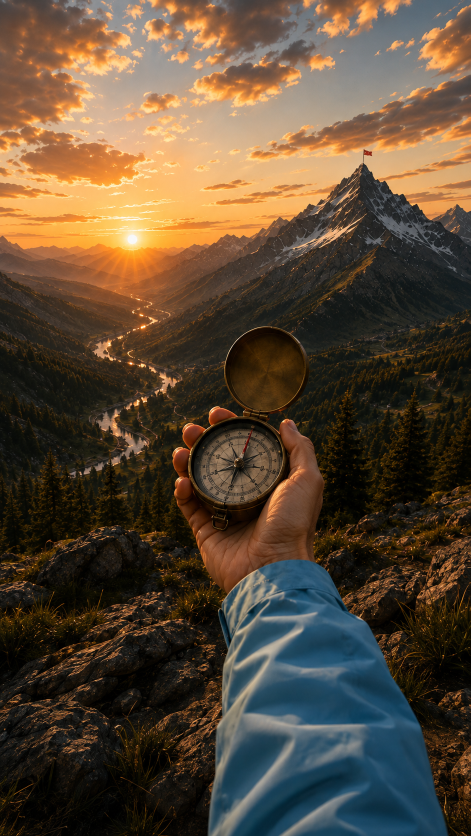
#> input picture Ouput Pictures - Updated Images/4. Story 1 - FINAL.png, 941 x 1672 px (shown at 1/2 size); the run also reads 1 picture not shown here
$ python apply_cuffs.py
#> lines starting #> are read from the running program, lines starting #| are printed output that depends on the picture; after the words box and inside, x2 and y2 are one past the last pixel; in counts of white or black regions, pixels touching at a corner belong together
### Output Drafts/Patch/build/compose.py
"""Swap a sewn patch in a photographic scene.

Removes the patch that is there, then lays a rendered patch back in its place at
a chosen scale, following the panel's roll and picking up the scene's own light.
Shared by place_on_bag.py (the reference sheets) and apply_to_scene.py (the set).
"""
import numpy as np
from PIL import Image, ImageFilter

PATCH_MM = 63.0        # finished width of the patch
BLEED_MM = 2.0         # patch-embroidered.svg carries 2 mm of bleed per side
BLEED = (PATCH_MM + 2 * BLEED_MM) / PATCH_MM


def homography(src, dst):
    A, b = [], []
    for (x, y), (u, v) in zip(src, dst):
        A.append([x, y, 1, 0, 0, 0, -u * x, -u * y]); b.append(u)
        A.append([0, 0, 0, x, y, 1, -v * x, -v * y]); b.append(v)
    h = np.linalg.solve(np.array(A), np.array(b))
    return np.append(h, 1).reshape(3, 3)


def apply_h(H, pts):
    p = np.hstack([pts, np.ones((len(pts), 1))]) @ H.T
    return p[:, :2] / p[:, 2:3]


UNIT = np.array([[0., 0.], [1., 0.], [1., 1.], [0., 1.]])


def quad_mask(shape, quad, grow=0.0):
    c = quad.mean(axis=0)
    q = c + (quad - c) * (1 + grow)
    yy, xx = np.mgrid[0:shape[0], 0:shape[1]]
    inside = np.ones(shape, bool)
    sign = np.sign(np.cross(q[1] - q[0], q[2] - q[1]))
    for i in range(4):
        p, nxt = q[i], q[(i + 1) % 4]
        e = nxt - p
        inside &= sign * (e[0] * (yy - p[1]) - e[1] * (xx - p[0])) >= 0
    return inside


# [15 lines left out: function inpaint, not called in this run]


def warp_onto(patch, H, shape):
    """Inverse-warp an RGBA patch (unit-square domain) into image space."""
    ph, pw = patch.shape[:2]
    Hi = np.linalg.inv(H)
    yy, xx = np.mgrid[0:shape[0], 0:shape[1]]
    src = Hi @ np.stack([xx.ravel(), yy.ravel(), np.ones(xx.size)])
    u = (src[0] / src[2]).reshape(shape) * (pw - 1)
    v = (src[1] / src[2]).reshape(shape) * (ph - 1)
    ok = (u >= 0) & (u <= pw - 1) & (v >= 0) & (v <= ph - 1)
    u = np.clip(u, 0, pw - 1); v = np.clip(v, 0, ph - 1)
    x0, y0 = np.floor(u).astype(int), np.floor(v).astype(int)
    x1, y1 = np.minimum(x0 + 1, pw - 1), np.minimum(y0 + 1, ph - 1)
    fx, fy = (u - x0)[..., None], (v - y0)[..., None]
    out = (patch[y0, x0] * (1 - fx) * (1 - fy) + patch[y0, x1] * fx * (1 - fy) +
           patch[y1, x0] * (1 - fx) * fy + patch[y1, x1] * fx * fy)
    out[~ok] = 0
    return out


def _blur(a, r):
    return np.asarray(Image.fromarray(np.clip(a, 0, 255).astype(np.uint8))
                      .filter(ImageFilter.GaussianBlur(r))).astype(np.float64)


# [44 lines left out: function remove, not called in this run]


def frame(quad, patch_shape, width_px):
    """Corners for a patch render of `width_px` finished width, on quad's roll."""
    c = quad.mean(axis=0)
    u = (quad[1] - quad[0]) + (quad[2] - quad[3])
    v = (quad[3] - quad[0]) + (quad[2] - quad[1])
    u = u / np.linalg.norm(u)
    v = v / np.linalg.norm(v)
    W = width_px * BLEED
    Hh = W * patch_shape[0] / patch_shape[1]
    return np.array([c - u * W / 2 - v * Hh / 2, c + u * W / 2 - v * Hh / 2,
                     c + u * W / 2 + v * Hh / 2, c - u * W / 2 + v * Hh / 2])


def place(base, clean, quad, patch, width_px, lum_ref=88.0):
    """Composite `patch` (RGBA float array) onto `clean`, lit by `base`."""
    shape = base.shape[:2]
    lum = np.asarray(Image.fromarray(base.astype(np.uint8)).convert('L')
                     .filter(ImageFilter.GaussianBlur(26))).astype(np.float64)
    dst = frame(quad, patch.shape, width_px)
    warped = warp_onto(patch, homography(UNIT, dst), shape)
    rgb, alpha = warped[..., :3], warped[..., 3:4] / 255.0

    # take the ambient colour cast from the fabric immediately around the patch
    ring = quad_mask(shape, quad, grow=0.85) & ~quad_mask(shape, quad, grow=0.30)
    if ring.any():
        m = base[ring].mean(axis=0)
        warm = np.clip((m / max(m.mean(), 1e-6)) ** 0.35, 0.85, 1.15)
    else:
        warm = np.ones(3)
    shade = np.clip(lum / lum_ref, 0.55, 1.60)[..., None]
    rgb = np.clip(rgb * shade * warm, 0, 255)
    return clean * (1 - alpha) + rgb * alpha, dst

### Output Drafts/Jacket/build/apply_cuffs.py
"""Add the jacket's Rev B cuff wordmarks (TERRA left wrist, NEXUS right wrist)
to the scenes where a wrist is actually visible.

Per Output Drafts/Jacket/README.md, Rev B moves branding off the shoulder
entirely onto the two cuffs - heat-transfer prints, letters only (no star).
There's no standalone cuff-mark render to drop in (the build only draws it as
part of the full flat garment illustration), so `cuff-terra.png` /
`cuff-nexus.png` are lifted straight out of the patch's own
`lockup-stacked.png` lockup by colour (keep near-white pixels, drop the gold
star and its background) - same traced letterforms the spec calls for.

Only two scenes show a wrist at all: '4. Story 1' (one hand, holding a
compass) and '5a. Story 2-alt' (both hands, holding a GPS device). Everywhere
else the sleeves are rolled down past the wrist or the arm isn't in frame, so
nothing else changes.

This is deliberately a *branding* fix, not a silhouette fix: it prints the
correct wordmark onto the cuff of the jacket as it exists in these photos,
which is still the older, looser Rev A cut. Per the README, matching Rev B's
actual slim fit needs new renders, not compositing.

Which wrist is which hand is a judgment call from the framing, not a
certainty - flag it if it reads backwards once composited.
"""
import os
import numpy as np
from PIL import Image

import sys
sys.path.insert(0, os.path.join(os.path.dirname(__file__), '..', '..', 'Patch', 'build'))
import compose

ROOT = os.path.abspath(os.path.join(os.path.dirname(__file__), '..', '..', '..'))
IMG_DIR = os.path.join(ROOT, 'Ouput Pictures - Updated Images')
JACKET_DIR = os.path.join(os.path.dirname(__file__), '..')

# filename -> list of (mark_file, center, angle_deg, width_px), hand-measured
# off the source photo's cuff band.
SCENES = {
    '4. Story 1 - FINAL.png': [
        # one wrist in frame, reading as the right hand from the grip
        ('cuff-nexus.png', (475, 1218), -8, 85),
    ],
    '5a. Story 2-alt - FINAL.png': [
        ('cuff-terra.png', (90, 1165), -5, 130),
        ('cuff-nexus.png', (810, 1145), 8, 140),
    ],
}


def quad_at(center, angle_deg, w=40, h=25):
    cx, cy = center
    a = np.radians(angle_deg)
    u = np.array([np.cos(a), np.sin(a)])
    v = np.array([-np.sin(a), np.cos(a)])
    return np.array([
        [cx, cy] - u * w / 2 - v * h / 2,
        [cx, cy] + u * w / 2 - v * h / 2,
        [cx, cy] + u * w / 2 + v * h / 2,
        [cx, cy] - u * w / 2 + v * h / 2,
    ])


def run(img_dir=IMG_DIR, jacket_dir=JACKET_DIR):
#> called with img_dir = 'Ouput Pictures - Updated Images', jacket_dir = 'Output Drafts/Jacket/build/..'
    marks = {}
    report = []
    for name, specs in SCENES.items():
        path = os.path.join(img_dir, name)
        out = np.asarray(Image.open(path).convert('RGB')).astype(np.float64)
        notes = []
        for mark_file, center, angle, width_px in specs:
            if mark_file not in marks:
                marks[mark_file] = np.asarray(
                    Image.open(os.path.join(jacket_dir, mark_file)).convert('RGBA')
                ).astype(np.float64)
            quad = quad_at(center, angle)
            out, _ = compose.place(out, out, quad, marks[mark_file], width_px)
#> in place, `lum = np.asarray(Image.fromarray(base.astype(np.uint8)).convert('L') ...`:
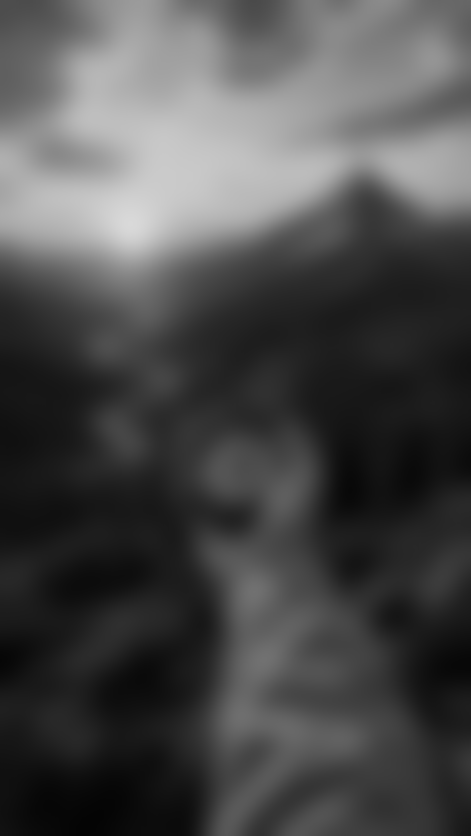
#> lum: shape (1672, 941) float64 (shown at 1/2 size); min 4, max 217, mean 75.1
#> in warp_onto, `Hi = np.linalg.inv(H)`: Hi = [[0.011, -0.00154, -2.83], [0.00592, 0.0421, -53.6], [0, 0, 1]]
#> in warp_onto, `ok = (u >= 0) & (u <= pw - 1) & (v >= 0) & (v <= ph - 1)`: ok: shape (1672, 941) bool; 0.13% white; 1 white region, box (x1, y1, x2, y2) and area: (429, 1201, 522, 1236) 2123
#> in warp_onto, `x0, y0 = np.floor(u).astype(int), np.floor(v).astype(int)`:
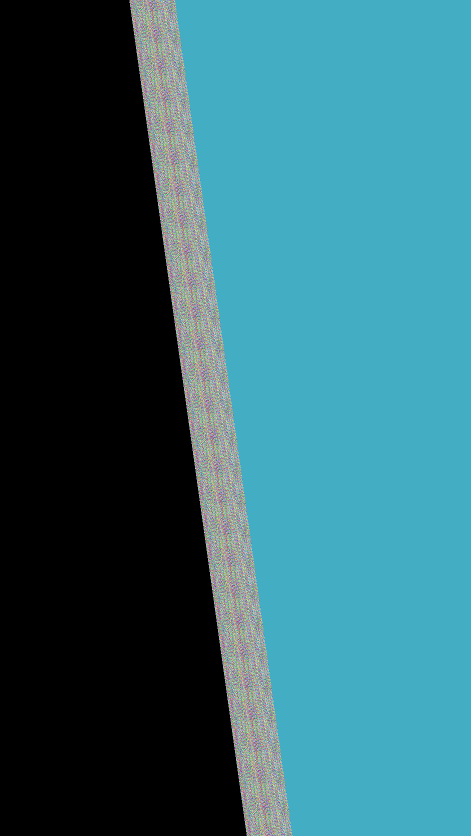
#> x0: shape (1672, 941) int64 (shown at 1/2 size); 1580 distinct labels, from 0 to 1579; one colour per label, 0 black
#> in warp_onto, `x0, y0 = np.floor(u).astype(int), np.floor(v).astype(int)`:
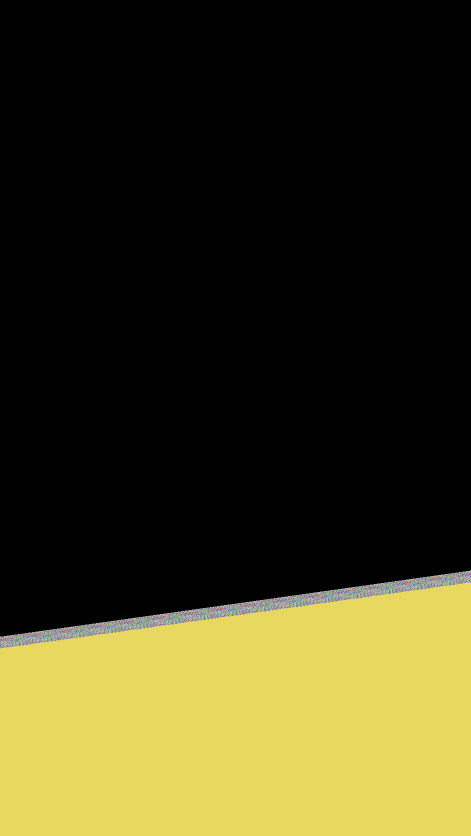
#> y0: shape (1672, 941) int64 (shown at 1/2 size); 411 distinct labels, from 0 to 410; one colour per label, 0 black
#> in warp_onto, `x1, y1 = np.minimum(x0 + 1, pw - 1), np.minimum(y0 + 1, ph - 1)`:
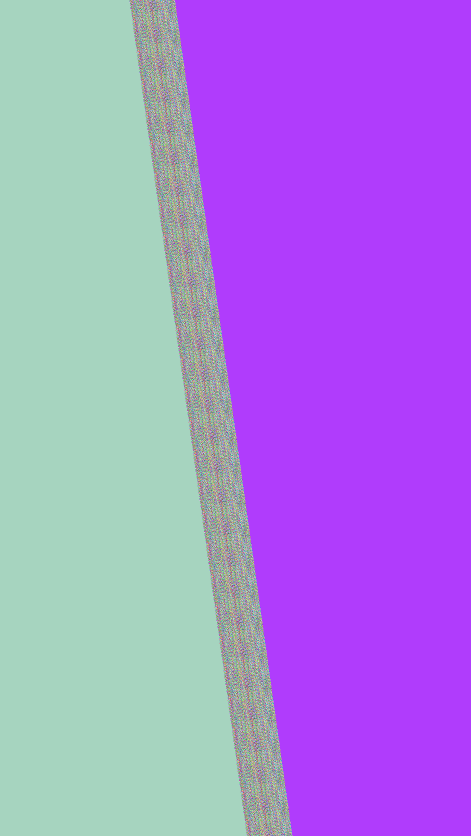
#> x1: shape (1672, 941) int64 (shown at 1/2 size); 1579 distinct labels, from 1 to 1579; one colour per label, 0 black
#> in warp_onto, `x1, y1 = np.minimum(x0 + 1, pw - 1), np.minimum(y0 + 1, ph - 1)`:
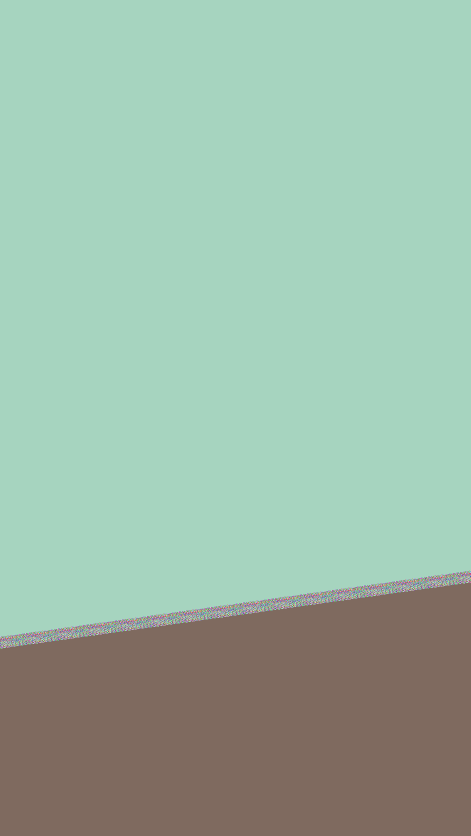
#> y1: shape (1672, 941) int64 (shown at 1/2 size); 410 distinct labels, from 1 to 410; one colour per label, 0 black
#> after the loop in quad_mask, `for i in range(4):`:
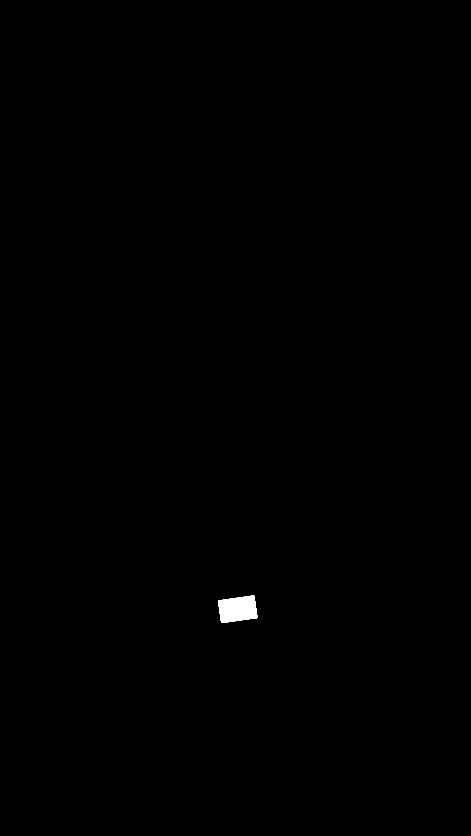
#> inside: shape (1672, 941) bool (shown at 1/2 size); 0.22% white; 1 white region, box (x1, y1, x2, y2) and area: (436, 1191, 515, 1246) 3419
#> after the loop in quad_mask (call 2), `for i in range(4):`: inside: shape (1672, 941) bool; 0.11% white; 1 white region, box (x1, y1, x2, y2) and area: (448, 1199, 503, 1238) 1687
#> in place, `m = base[ring].mean(axis=0)`: m = [78.8, 87.07, 83.05]
#> in place, `warm = np.clip((m / max(m.mean(), 1e-6)) ** 0.35, 0.85, 1.15)`: warm = [0.982, 1.02, 1]
#> in place, `shade = np.clip(lum / lum_ref, 0.55, 1.60)[..., None]`:
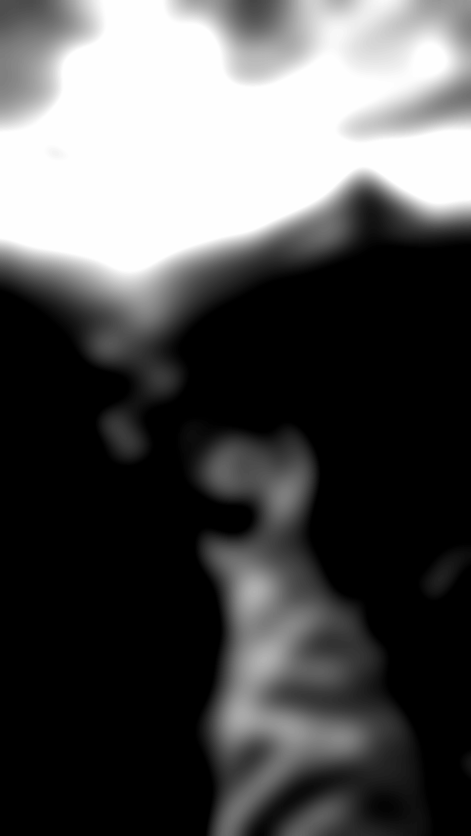
#> shade: shape (1672, 941, 1) float64 (shown at 1/2 size); min 0.55, max 1.6, mean 0.893; drawn with min black and max white
#> out: shape (1672, 941, 3) float64
            notes.append(f'{mark_file} @ {center} {angle}deg -> {width_px}px')
        Image.fromarray(out.astype(np.uint8)).save(path)
        report.append((name, '; '.join(notes)))
    return report


if __name__ == '__main__':
    for name, note in run():
        print(f'  {name:40s} {note}')
